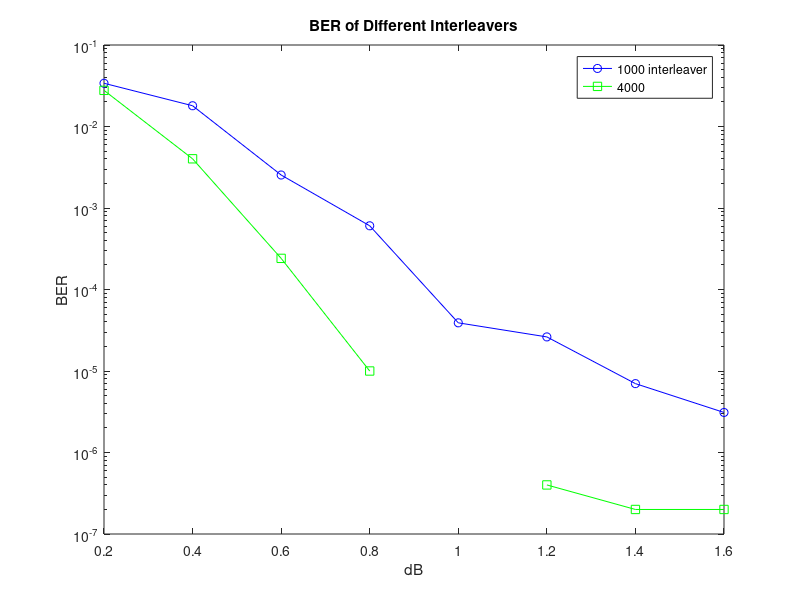

Recreate this plot in MATLAB.

clear

load('method_Log_eg.mat')
load('interation_eg.mat')

figure
semilogy(EbN0_Vec,errspro(5,:)','-bo')  % 1000 interleaver
hold on
semilogy(EbN0_Vec,errsproLog(5,:)','-gs') % 4000 interleaver
xlabel('dB')
ylabel('BER')
legend('1000 interleaver','4000')
title('BER of Different Interleavers')
%**************************************************************************
